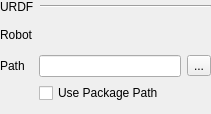
<?xml version="1.0" encoding="UTF-8"?>
<ui version="4.0">
 <class>URDFInfo</class>
 <widget class="QWidget" name="URDFInfo">
  <property name="geometry">
   <rect>
    <x>0</x>
    <y>0</y>
    <width>211</width>
    <height>114</height>
   </rect>
  </property>
  <property name="maximumSize">
   <size>
    <width>16777215</width>
    <height>114</height>
   </size>
  </property>
  <property name="windowTitle">
   <string>Form</string>
  </property>
  <layout class="QVBoxLayout" name="verticalLayout">
   <property name="leftMargin">
    <number>0</number>
   </property>
   <property name="topMargin">
    <number>0</number>
   </property>
   <property name="rightMargin">
    <number>0</number>
   </property>
   <item>
    <layout class="QHBoxLayout" name="horizontalLayout">
     <item>
      <widget class="QLabel" name="label">
       <property name="text">
        <string>URDF</string>
       </property>
      </widget>
     </item>
     <item>
      <widget class="Line" name="line">
       <property name="sizePolicy">
        <sizepolicy hsizetype="MinimumExpanding" vsizetype="Fixed">
         <horstretch>0</horstretch>
         <verstretch>0</verstretch>
        </sizepolicy>
       </property>
       <property name="orientation">
        <enum>Qt::Horizontal</enum>
       </property>
      </widget>
     </item>
    </layout>
   </item>
   <item>
    <layout class="QGridLayout" name="gridLayout">
     <item row="1" column="3">
      <widget class="QLabel" name="labelRobotName">
       <property name="text">
        <string/>
       </property>
      </widget>
     </item>
     <item row="1" column="0">
      <widget class="QLabel" name="labelRobot">
       <property name="text">
        <string>Robot</string>
       </property>
      </widget>
     </item>
     <item row="2" column="3">
      <widget class="QLineEdit" name="leUrdfPath">
       <property name="readOnly">
        <bool>true</bool>
       </property>
      </widget>
     </item>
     <item row="2" column="0">
      <widget class="QLabel" name="labelPath">
       <property name="text">
        <string>Path</string>
       </property>
      </widget>
     </item>
     <item row="2" column="4">
      <widget class="QToolButton" name="btnLoad">
       <property name="text">
        <string>...</string>
       </property>
      </widget>
     </item>
     <item row="3" column="3">
      <widget class="QCheckBox" name="checkBox">
       <property name="text">
        <string>Use Package Path</string>
       </property>
      </widget>
     </item>
    </layout>
   </item>
  </layout>
 </widget>
 <resources/>
 <connections>
  <connection>
   <sender>btnLoad</sender>
   <signal>clicked()</signal>
   <receiver>URDFInfo</receiver>
   <slot>openLoadDialogue()</slot>
   <hints>
    <hint type="sourcelabel">
     <x>202</x>
     <y>72</y>
    </hint>
    <hint type="destinationlabel">
     <x>370</x>
     <y>65</y>
    </hint>
   </hints>
  </connection>
  <connection>
   <sender>checkBox</sender>
   <signal>toggled(bool)</signal>
   <receiver>URDFInfo</receiver>
   <slot>useRelativePath(bool)</slot>
   <hints>
    <hint type="sourcelabel">
     <x>102</x>
     <y>93</y>
    </hint>
    <hint type="destinationlabel">
     <x>107</x>
     <y>158</y>
    </hint>
   </hints>
  </connection>
 </connections>
 <slots>
  <slot>openLoadDialogue()</slot>
  <slot>useRelativePath(bool)</slot>
 </slots>
</ui>
